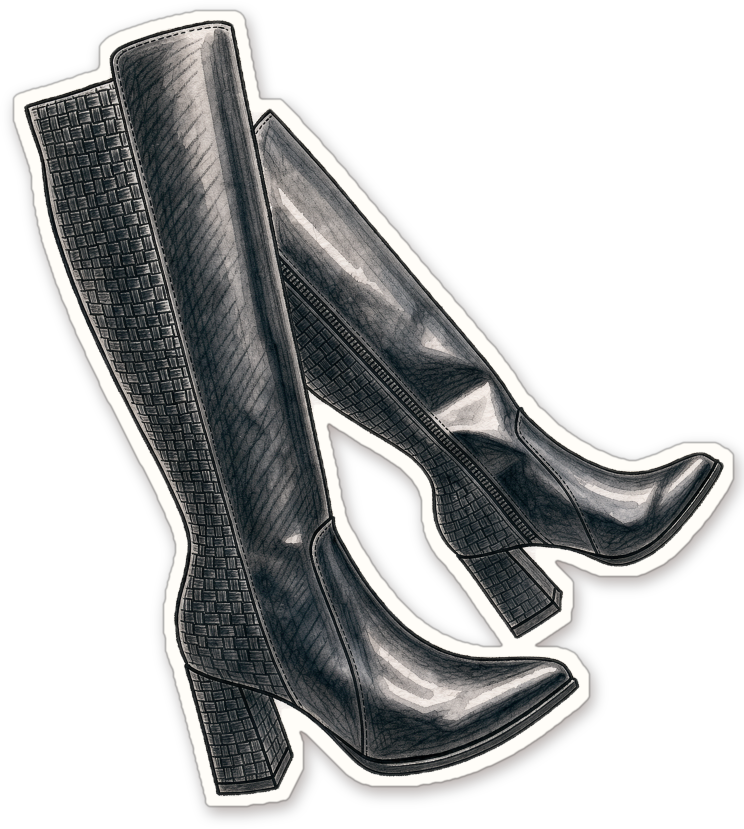
#> input picture bhriela-navidad/fuente/img/b1.png, 1487 x 1658 px (shown at 1/2 size)
$ python cutgirl.py img/b1.png img/b2.png
#> lines starting #> are read from the running program, lines starting #| are printed output that depends on the picture; after the words box and inside, x2 and y2 are one past the last pixel; in counts of white or black regions, pixels touching at a corner belong together
import numpy as np, sys
from PIL import Image, ImageFilter
from collections import deque
src, out = sys.argv[1], sys.argv[2]
im = Image.open(src).convert('RGB'); W, H = im.size
S = 2; a = np.asarray(im.resize((W//S, H//S), Image.LANCZOS)).astype(float); h, w, _ = a.shape
#> after `a = np.asarray(im.resize((W // S, H // S), Image.LANCZOS)).astype(floa`:
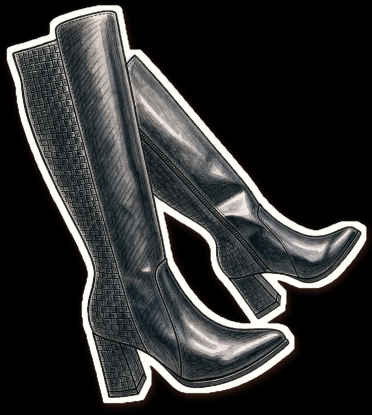
#> a: shape (829, 743, 3) float64 (shown at 1/2 size); mean R, G, B 47.9, 48.3, 48.2
# sample stripe colors from left/right margins
samp = np.concatenate([a[:, :40].reshape(-1, 3), a[:, -40:].reshape(-1, 3)])
from itertools import product
# k-means 2 clusters quick
c = np.array([samp[samp.sum(1).argmin()], samp[samp.sum(1).argmax()]])
#> c = [[0, 0, 0], [255, 255, 255]]
for _ in range(10):
    d = ((samp[:, None] - c[None]) ** 2).sum(-1); l = d.argmin(1); c = np.array([samp[l == k].mean(0) for k in range(2)])
#> this loop made 10 passes
#> c on passes 1 to 8: [[1.76, 1.42, 1.29], [241.4, 239.2, 234.4]], [[1.7, 1.36, 1.23], [240.3, 238, 233.2]], [[1.69, 1.35, 1.22], [239.9, 237.7, 232.9]], [[1.69, 1.35, 1.22], [239.9, 237.7, 232.9]], [[1.69, 1.35, 1.22], [239.9, 237.7, 232.9]], [[1.69, 1.35, 1.22], [239.9, 237.7, 232.9]], [[1.69, 1.35, 1.22], [239.9, 237.7, 232.9]], [[1.69, 1.35, 1.22], [239.9, 237.7, 232.9]]
print('bg colors', c.round())
#| bg colors [[  2.   1.   1.]
#|  [240. 238. 233.]]
dist = np.min(((a[:, :, None] - c[None, None]) ** 2).sum(-1), -1) ** .5
bgl = dist < 38
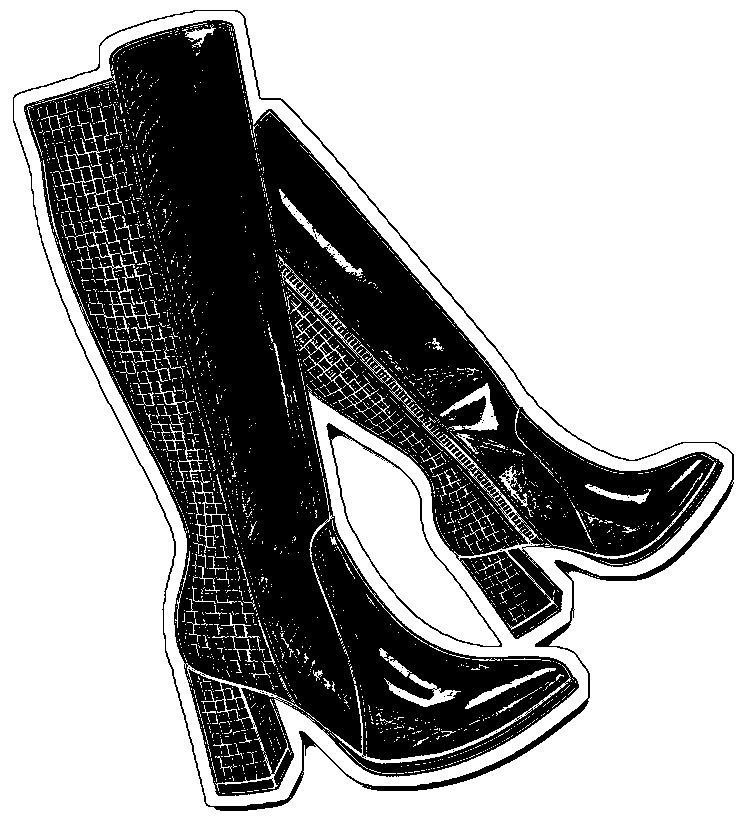
#> bgl: shape (829, 743) bool; 64.7% white; 46 black regions (41 under 20 px), largest, box (x1, y1, x2, y2) and area: (24, 20, 724, 796) 208760, (13, 10, 734, 811) 7020, (326, 423, 502, 647) 1230, (205, 503, 216, 514) 101, (164, 392, 174, 404) 86
seen = np.zeros((h, w), bool); q = deque()
for x in range(w):
    for y in (0, h-1):
        if bgl[y, x]: seen[y, x] = 1; q.append((y, x))
#> seen: shape (829, 743) bool; 0.24% white in thin lines or dots
for y in range(h):
    for x in (0, w-1):
        if bgl[y, x] and not seen[y, x]: seen[y, x] = 1; q.append((y, x))
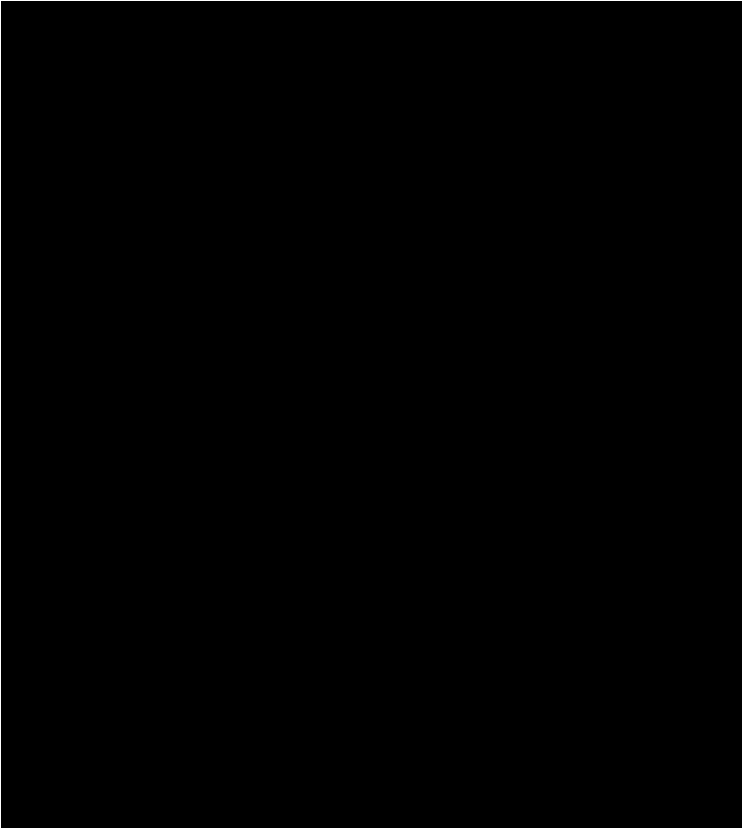
#> seen: shape (829, 743) bool; 0.51% white in thin lines or dots
while q:
    cy, cx = q.popleft()
    for ny, nx in ((cy+1, cx), (cy-1, cx), (cy, cx+1), (cy, cx-1)):
        if 0 <= ny < h and 0 <= nx < w and bgl[ny, nx] and not seen[ny, nx]:
            seen[ny, nx] = 1; q.append((ny, nx))
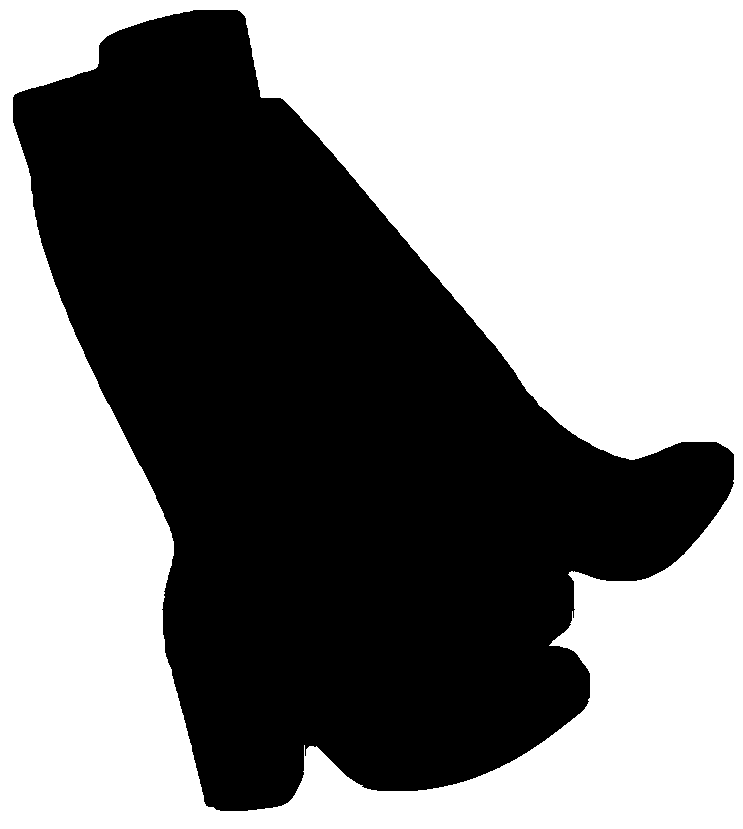
#> seen: shape (829, 743) bool; 51.9% white; 1 black region, box (x1, y1, x2, y2) and area: (13, 10, 734, 811) 296295
m = ~seen
# remove enclosed background pockets in lower half (e.g. gap between legs)
tight = (dist < 16) & m
#> tight: shape (829, 743) bool; 3.1% white; 3163 white regions (3123 under 20 px), largest, box (x1, y1, x2, y2) and area: (340, 445, 491, 645) 10691, (467, 681, 521, 708) 270, (472, 404, 499, 430) 249
ys = np.arange(h)[:, None] > h*.55
lab = np.zeros((h, w), int); cur = 0
for y in range(int(h*.55), h):
    for x in range(w):
        if tight[y, x] and not lab[y, x]:
            cur += 1; qq = deque([(y, x)]); lab[y, x] = cur; pts = []
            while qq:
                cy, cx = qq.popleft(); pts.append((cy, cx))
                for ny, nx in ((cy+1, cx), (cy-1, cx), (cy, cx+1), (cy, cx-1)):
                    if 0 <= ny < h and 0 <= nx < w and tight[ny, nx] and not lab[ny, nx]:
                        lab[ny, nx] = cur; qq.append((ny, nx))
            if len(pts) > 150:
                for py, px in pts: m[py, px] = False
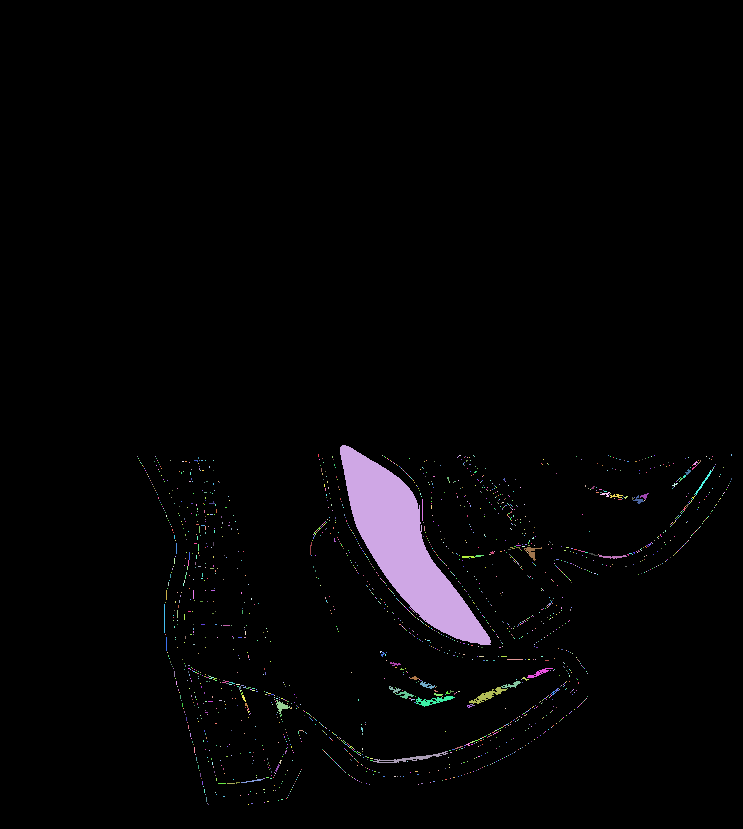
#> lab: shape (829, 743) int64; 2177 distinct labels, from 0 to 2176; one colour per label, 0 black
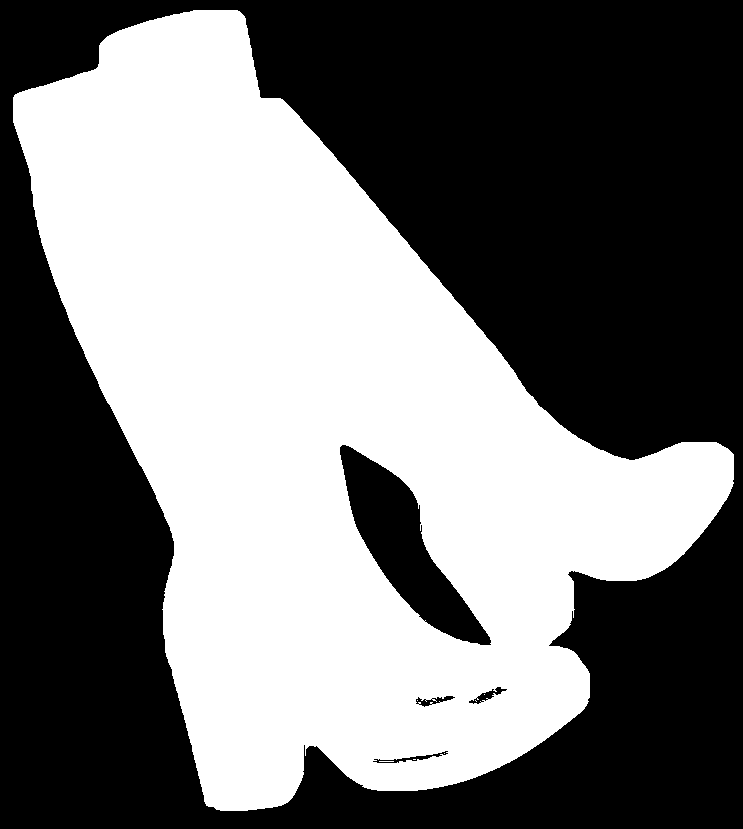
#> m: shape (829, 743) bool; 46.3% white; 7 white regions (6 under 20 px), largest, box (x1, y1, x2, y2) and area: (13, 10, 734, 811) 285018
M = Image.fromarray((m*255).astype(np.uint8)).filter(ImageFilter.MinFilter(3)).filter(ImageFilter.MaxFilter(3))
#> M: PIL image 743x829 L; 46.3% white; 1 white region, box (x1, y1, x2, y2) and area: (13, 10, 734, 811) 284906
M = M.resize((W, H), Image.BICUBIC).filter(ImageFilter.GaussianBlur(1.2))
#> M: PIL image 1487x1658 L
o = im.convert('RGBA'); o.putalpha(M); o = o.crop(o.getbbox()); o.save(out); print(out, o.size)
#> after `o = o.crop(o.getbbox())`:
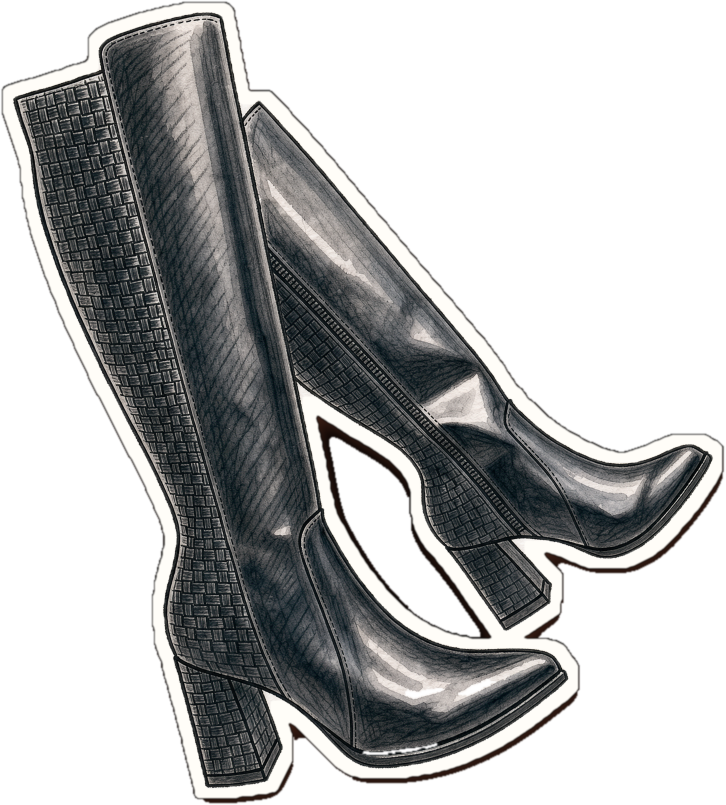
#> o: PIL image 1451x1610 RGBA (shown at 1/2 size); mean R, G, B, A 50.5, 51, 50.8, 124.5; transparent parts drawn white
#| img/b2.png (1451, 1610)
